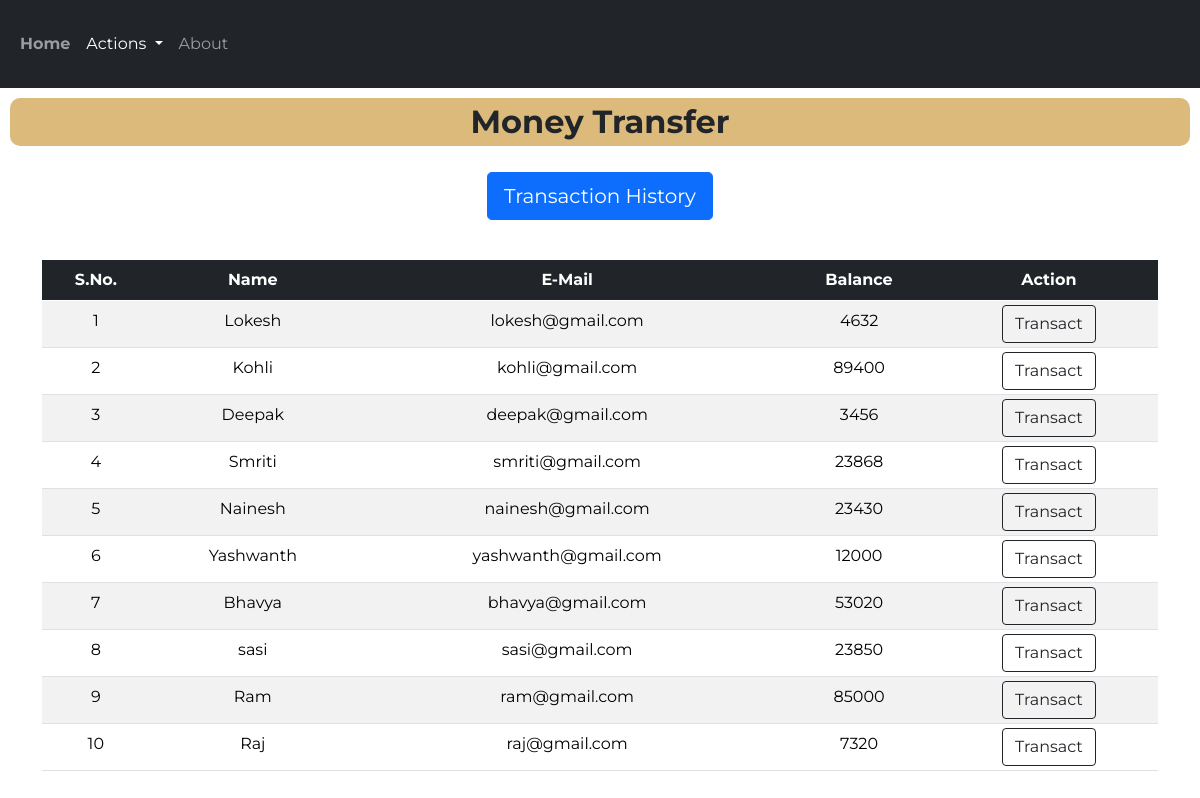
The page /money.php on the database its author committed.
### tables this page shows
CREATE TABLE `users` (
  `id` int(3) NOT NULL,
  `name` text NOT NULL,
  `email` varchar(30) NOT NULL,
  `balance` int(8) NOT NULL
);

### money.php (the view, shortened to what this page needs)
<!doctype html>
<html lang="en">
<head>
    <link href="https://cdn.jsdelivr.net/npm/bootstrap@5.0.0-beta1/dist/css/bootstrap.min.css" rel="stylesheet">
<body>
    <?php
    include 'connect.php';
    $sql = "SELECT * FROM users";
    $result = mysqli_query($conn, $sql);
    ?>
    <nav class="navbar py-2 navbar-expand-lg navbar-dark bg-dark">
        <div class="container-fluid">
            <div class="collapse navbar-collapse" id="navbarSupportedContent">
                <ul class="navbar-nav me-auto mb-8 mb-lg-0">
                    <li class="nav-item py-3">
                        <a class="nav-link" aria-current="page" href="index.php"><strong>Home</strong></a>
                    </li>
                    <li class="nav-item dropdown py-3">
                        <a class="nav-link dropdown-toggle active" href="#" id="navbarDropdown" role="button" data-bs-toggle="dropdown" aria-expanded="false">
                            Actions
                        </a>
                    </li>
                    <li class="nav-item py-3">
                        <a class="nav-link" href="index.php">About</a>
                    </li>
                </ul>
            </div>
        </div>
    </nav>
    <class class="welcome">
        <h2>
             <strong>Money Transfer</strong>
        </h2>
    </class>
    <div class="d-grip gap-2 col-6 mx-auto text-center p-3 mb-2">
        <a href="history.php"><button type="button" class="btn btn-primary btn-lg mb-3">Transaction History</button></a>
    </div>
    <div class="container">
        <div class="row text-center">
            <div class="col text-center">
                <div class="table-responsive-sm">
                    <table class="table table-hover table-striped table-sm">
                        <thead style="color : white;" class="table-dark">
                            <tr>
                                <th scope="col" class="text-center py-2">S.No.</th>
                                <th scope="col" class="text-center py-2">Name</th>
                                <th scope="col" class="text-center py-2">E-Mail</th>
                                <th scope="col" class="text-center py-2">Balance</th>
                                <th scope="col" class="text-center py-2">Action</th>
                            </tr>
                        </thead>
                        <tbody>
                            <?php
                            while ($rows = mysqli_fetch_assoc($result)) {
                            ?>
                                <tr style="color : black;">
                                    <td class="text-center py-2">
                                        <?php echo $rows['id'] ?>
                                    </td>
                                    <td class="text-center py-2">
                                        <?php echo $rows['name'] ?>
                                    </td>
                                    <td class="text-center py-2">
                                        <?php echo $rows['email'] ?>
                                    </td>
                                    <td class="text-center py-2">
                                        <?php echo $rows['balance'] ?>
                                    </td>
                                    <td><a href="users.php?id= <?php echo $rows['id']; ?>"> <button class="btn btn-outline-dark btn">Transact</button></a></td>
                                </tr>
                            <?php
                            }
                            ?>
                        </tbody>
                    </table>
                </div>
            </div>
        </div>
    </div>
</body>
</html>

### money.php (style rules this page uses)
.welcome h2 { margin: 10px; padding: 5px; text-align: center; background-color:rgba(216, 180, 112, 0.911) ; border-radius: 10px; }
* { font-family: 'Montserrat', sans-serif; }

### rows shown on the page
users: id "1", name "Lokesh", email "lokesh@gmail.com", balance "4632"
users: id "2", name "Kohli", email "kohli@gmail.com", balance "89400"
users: id "3", name "Deepak", email "deepak@gmail.com", balance "3456"
users: id "4", name "Smriti", email "smriti@gmail.com", balance "23868"
users: id "5", name "Nainesh", email "nainesh@gmail.com", balance "23430"
users: id "6", name "Yashwanth", email "yashwanth@gmail.com", balance "12000"
users: id "7", name "Bhavya", email "bhavya@gmail.com", balance "53020"
users: id "8", name "sasi", email "sasi@gmail.com", balance "23850"
users: id "9", name "Ram", email "ram@gmail.com", balance "85000"
users: id "10", name "Raj", email "raj@gmail.com", balance "7320"
